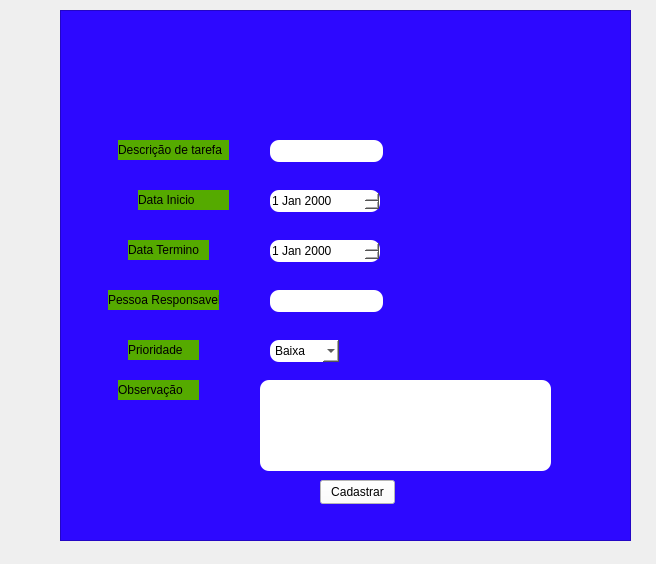
<?xml version="1.0" encoding="UTF-8"?>
<ui version="4.0">
 <class>Form</class>
 <widget class="QWidget" name="Form">
  <property name="geometry">
   <rect>
    <x>0</x>
    <y>0</y>
    <width>656</width>
    <height>564</height>
   </rect>
  </property>
  <property name="windowTitle">
   <string>Form</string>
  </property>
  <widget class="QFrame" name="frame">
   <property name="geometry">
    <rect>
     <x>60</x>
     <y>10</y>
     <width>571</width>
     <height>531</height>
    </rect>
   </property>
   <property name="styleSheet">
    <string notr="true">background-color: rgb(45, 8, 255);</string>
   </property>
   <property name="frameShape">
    <enum>QFrame::StyledPanel</enum>
   </property>
   <property name="frameShadow">
    <enum>QFrame::Raised</enum>
   </property>
   <widget class="QLineEdit" name="descriao_tarefa">
    <property name="geometry">
     <rect>
      <x>210</x>
      <y>130</y>
      <width>113</width>
      <height>22</height>
     </rect>
    </property>
    <property name="styleSheet">
     <string notr="true">background-color: rgb(255, 255, 255);
border-radius: 9px;</string>
    </property>
   </widget>
   <widget class="QLineEdit" name="pessoa_respon">
    <property name="geometry">
     <rect>
      <x>210</x>
      <y>280</y>
      <width>113</width>
      <height>22</height>
     </rect>
    </property>
    <property name="styleSheet">
     <string notr="true">background-color: rgb(255, 255, 255);
border-radius: 9px;</string>
    </property>
   </widget>
   <widget class="QLineEdit" name="observa">
    <property name="geometry">
     <rect>
      <x>200</x>
      <y>370</y>
      <width>291</width>
      <height>91</height>
     </rect>
    </property>
    <property name="styleSheet">
     <string notr="true">background-color: rgb(255, 255, 255);
border-radius: 9px;</string>
    </property>
   </widget>
   <widget class="QLabel" name="label">
    <property name="geometry">
     <rect>
      <x>58</x>
      <y>130</y>
      <width>111</width>
      <height>20</height>
     </rect>
    </property>
    <property name="styleSheet">
     <string notr="true">background-color: rgb(85, 170, 0);</string>
    </property>
    <property name="text">
     <string>Descrição de tarefa</string>
    </property>
   </widget>
   <widget class="QLabel" name="label_2">
    <property name="geometry">
     <rect>
      <x>78</x>
      <y>180</y>
      <width>91</width>
      <height>20</height>
     </rect>
    </property>
    <property name="styleSheet">
     <string notr="true">background-color: rgb(85, 170, 0);</string>
    </property>
    <property name="text">
     <string>Data Inicio</string>
    </property>
   </widget>
   <widget class="QLabel" name="label_3">
    <property name="geometry">
     <rect>
      <x>68</x>
      <y>230</y>
      <width>81</width>
      <height>20</height>
     </rect>
    </property>
    <property name="styleSheet">
     <string notr="true">background-color: rgb(85, 170, 0);</string>
    </property>
    <property name="text">
     <string>Data Termino</string>
    </property>
   </widget>
   <widget class="QLabel" name="label_4">
    <property name="geometry">
     <rect>
      <x>48</x>
      <y>280</y>
      <width>111</width>
      <height>20</height>
     </rect>
    </property>
    <property name="styleSheet">
     <string notr="true">background-color: rgb(85, 170, 0);</string>
    </property>
    <property name="text">
     <string>Pessoa Responsavel</string>
    </property>
   </widget>
   <widget class="QLabel" name="label_5">
    <property name="geometry">
     <rect>
      <x>68</x>
      <y>330</y>
      <width>71</width>
      <height>20</height>
     </rect>
    </property>
    <property name="styleSheet">
     <string notr="true">background-color: rgb(85, 170, 0);</string>
    </property>
    <property name="text">
     <string>Prioridade</string>
    </property>
   </widget>
   <widget class="QLabel" name="label_6">
    <property name="geometry">
     <rect>
      <x>58</x>
      <y>370</y>
      <width>81</width>
      <height>20</height>
     </rect>
    </property>
    <property name="styleSheet">
     <string notr="true">background-color: rgb(85, 170, 0);
</string>
    </property>
    <property name="text">
     <string>Observação</string>
    </property>
   </widget>
   <widget class="QDateEdit" name="data_ini">
    <property name="geometry">
     <rect>
      <x>210</x>
      <y>180</y>
      <width>110</width>
      <height>22</height>
     </rect>
    </property>
    <property name="styleSheet">
     <string notr="true">background-color: rgb(255, 255, 255);
border-radius: 9px;</string>
    </property>
   </widget>
   <widget class="QDateEdit" name="data_ter">
    <property name="geometry">
     <rect>
      <x>210</x>
      <y>230</y>
      <width>110</width>
      <height>22</height>
     </rect>
    </property>
    <property name="styleSheet">
     <string notr="true">background-color: rgb(255, 255, 255);
border-radius: 9px;</string>
    </property>
    <property name="maximumDateTime">
     <datetime>
      <hour>23</hour>
      <minute>59</minute>
      <second>59</second>
      <year>2080</year>
      <month>11</month>
      <day>1</day>
     </datetime>
    </property>
    <property name="minimumDateTime">
     <datetime>
      <hour>3</hour>
      <minute>0</minute>
      <second>0</second>
      <year>1950</year>
      <month>9</month>
      <day>14</day>
     </datetime>
    </property>
   </widget>
   <widget class="QComboBox" name="prioridade">
    <property name="geometry">
     <rect>
      <x>210</x>
      <y>330</y>
      <width>69</width>
      <height>22</height>
     </rect>
    </property>
    <property name="styleSheet">
     <string notr="true">background-color: rgb(255, 255, 255);
border-radius: 9px;</string>
    </property>
    <item>
     <property name="text">
      <string>Baixa</string>
     </property>
    </item>
    <item>
     <property name="text">
      <string>Media</string>
     </property>
    </item>
    <item>
     <property name="text">
      <string>Alta</string>
     </property>
    </item>
   </widget>
   <widget class="QPushButton" name="pushButton">
    <property name="geometry">
     <rect>
      <x>260</x>
      <y>470</y>
      <width>75</width>
      <height>24</height>
     </rect>
    </property>
    <property name="styleSheet">
     <string notr="true">background-color: rgb(255, 255, 255);</string>
    </property>
    <property name="text">
     <string>Cadastrar</string>
    </property>
   </widget>
  </widget>
 </widget>
 <resources/>
 <connections/>
</ui>
